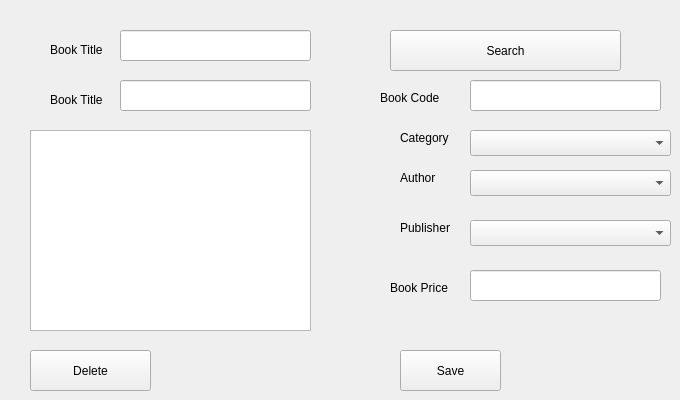
      <widget class="QWidget" name="tab_6">
       <attribute name="title">
        <string>Edit or Delete A Book</string>
       </attribute>
       <widget class="QPushButton" name="pushButton_8">
        <property name="geometry">
         <rect>
          <x>400</x>
          <y>350</y>
          <width>101</width>
          <height>41</height>
         </rect>
        </property>
        <property name="text">
         <string>Save</string>
        </property>
       </widget>
       <widget class="QLabel" name="label_9">
        <property name="geometry">
         <rect>
          <x>380</x>
          <y>90</y>
          <width>81</width>
          <height>16</height>
         </rect>
        </property>
        <property name="text">
         <string>Book Code</string>
        </property>
       </widget>
       <widget class="QLabel" name="label_10">
        <property name="geometry">
         <rect>
          <x>400</x>
          <y>170</y>
          <width>60</width>
          <height>16</height>
         </rect>
        </property>
        <property name="text">
         <string>Author</string>
        </property>
       </widget>
       <widget class="QLabel" name="label_11">
        <property name="geometry">
         <rect>
          <x>400</x>
          <y>220</y>
          <width>81</width>
          <height>16</height>
         </rect>
        </property>
        <property name="text">
         <string>Publisher</string>
        </property>
       </widget>
       <widget class="QLabel" name="label_12">
        <property name="geometry">
         <rect>
          <x>390</x>
          <y>280</y>
          <width>81</width>
          <height>16</height>
         </rect>
        </property>
        <property name="text">
         <string>Book Price</string>
        </property>
       </widget>
       <widget class="QLineEdit" name="lineEdit_5">
        <property name="geometry">
         <rect>
          <x>470</x>
          <y>80</y>
          <width>191</width>
          <height>31</height>
         </rect>
        </property>
       </widget>
       <widget class="QLineEdit" name="lineEdit_6">
        <property name="geometry">
         <rect>
          <x>470</x>
          <y>270</y>
          <width>191</width>
          <height>31</height>
         </rect>
        </property>
       </widget>
       <widget class="QLabel" name="label_13">
        <property name="geometry">
         <rect>
          <x>400</x>
          <y>130</y>
          <width>60</width>
          <height>16</height>
         </rect>
        </property>
        <property name="text">
         <string>Category</string>
        </property>
       </widget>
       <widget class="QLineEdit" name="lineEdit_7">
        <property name="geometry">
         <rect>
          <x>120</x>
          <y>30</y>
          <width>191</width>
          <height>31</height>
         </rect>
        </property>
       </widget>
       <widget class="QLabel" name="label_14">
        <property name="geometry">
         <rect>
          <x>50</x>
          <y>40</y>
          <width>71</width>
          <height>20</height>
         </rect>
        </property>
        <property name="text">
         <string>Book Title</string>
        </property>
       </widget>
       <widget class="QComboBox" name="comboBox_6">
        <property name="geometry">
         <rect>
          <x>470</x>
          <y>130</y>
          <width>201</width>
          <height>26</height>
         </rect>
        </property>
       </widget>
       <widget class="QComboBox" name="comboBox_7">
        <property name="geometry">
         <rect>
          <x>470</x>
          <y>170</y>
          <width>201</width>
          <height>26</height>
         </rect>
        </property>
       </widget>
       <widget class="QComboBox" name="comboBox_8">
        <property name="geometry">
         <rect>
          <x>470</x>
          <y>220</y>
          <width>201</width>
          <height>26</height>
         </rect>
        </property>
       </widget>
       <widget class="QLabel" name="label_15">
        <property name="geometry">
         <rect>
          <x>50</x>
          <y>90</y>
          <width>71</width>
          <height>20</height>
         </rect>
        </property>
        <property name="text">
         <string>Book Title</string>
        </property>
       </widget>
       <widget class="QLineEdit" name="lineEdit_8">
        <property name="geometry">
         <rect>
          <x>120</x>
          <y>80</y>
          <width>191</width>
          <height>31</height>
         </rect>
        </property>
       </widget>
       <widget class="QPushButton" name="pushButton_9">
        <property name="geometry">
         <rect>
          <x>30</x>
          <y>350</y>
          <width>121</width>
          <height>41</height>
         </rect>
        </property>
        <property name="text">
         <string>Delete</string>
        </property>
       </widget>
       <widget class="QPushButton" name="pushButton_10">
        <property name="geometry">
         <rect>
          <x>390</x>
          <y>30</y>
          <width>231</width>
          <height>41</height>
         </rect>
        </property>
        <property name="text">
         <string>Search</string>
        </property>
       </widget>
       <widget class="QTextEdit" name="textEdit_2">
        <property name="geometry">
         <rect>
          <x>30</x>
          <y>130</y>
          <width>281</width>
          <height>201</height>
         </rect>
        </property>
       </widget>
      </widget>
